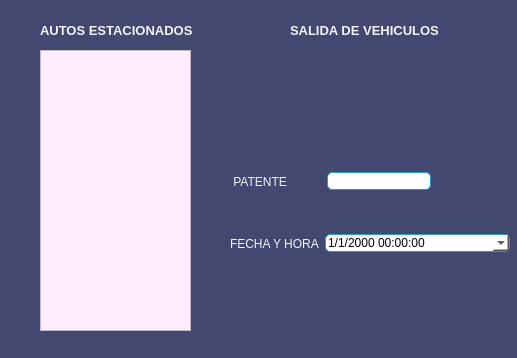
<?xml version="1.0" encoding="UTF-8"?>
<ui version="4.0">
 <class>Formulariosalida</class>
 <widget class="QWidget" name="Formulariosalida">
  <property name="geometry">
   <rect>
    <x>0</x>
    <y>0</y>
    <width>517</width>
    <height>358</height>
   </rect>
  </property>
  <property name="sizePolicy">
   <sizepolicy hsizetype="Preferred" vsizetype="MinimumExpanding">
    <horstretch>0</horstretch>
    <verstretch>0</verstretch>
   </sizepolicy>
  </property>
  <property name="windowTitle">
   <string>SALIDA</string>
  </property>
  <property name="styleSheet">
   <string notr="true">background-color: rgb(67, 72, 113);
border-color: rgb(13, 13, 13);</string>
  </property>
  <widget class="QLabel" name="label">
   <property name="geometry">
    <rect>
     <x>290</x>
     <y>20</y>
     <width>161</width>
     <height>21</height>
    </rect>
   </property>
   <property name="styleSheet">
    <string notr="true">color: rgb(243, 243, 243);</string>
   </property>
   <property name="text">
    <string>&lt;html&gt;&lt;head/&gt;&lt;body&gt;&lt;p&gt;&lt;span style=&quot; font-size:10pt; font-weight:600;&quot;&gt;SALIDA DE VEHICULOS&lt;/span&gt;&lt;/p&gt;&lt;/body&gt;&lt;/html&gt;</string>
   </property>
  </widget>
  <widget class="QWidget" name="layoutWidget">
   <property name="geometry">
    <rect>
     <x>230</x>
     <y>170</y>
     <width>201</width>
     <height>23</height>
    </rect>
   </property>
   <layout class="QHBoxLayout" name="horizontalLayout">
    <item>
     <widget class="QLabel" name="label_3">
      <property name="styleSheet">
       <string notr="true">color: rgb(243, 243, 243);</string>
      </property>
      <property name="text">
       <string> PATENTE          </string>
      </property>
     </widget>
    </item>
    <item>
     <widget class="QLineEdit" name="lePatente2">
      <property name="styleSheet">
       <string notr="true">

QLineEdit
{
background-color: rgb(255, 255, 255);
border: 1px solid rgb(37, 156, 201);
border-radius: 5px;
}</string>
      </property>
      <property name="alignment">
       <set>Qt::AlignCenter</set>
      </property>
     </widget>
    </item>
   </layout>
  </widget>
  <widget class="QWidget" name="layoutWidget">
   <property name="geometry">
    <rect>
     <x>230</x>
     <y>230</y>
     <width>280</width>
     <height>27</height>
    </rect>
   </property>
   <layout class="QHBoxLayout" name="horizontalLayout_2">
    <item>
     <widget class="QLabel" name="lDateTimeSalida">
      <property name="styleSheet">
       <string notr="true">color: rgb(243, 243, 243);</string>
      </property>
      <property name="text">
       <string>FECHA Y HORA</string>
      </property>
     </widget>
    </item>
    <item>
     <widget class="QDateTimeEdit" name="dateTimeEditSalida">
      <property name="sizePolicy">
       <sizepolicy hsizetype="MinimumExpanding" vsizetype="Fixed">
        <horstretch>0</horstretch>
        <verstretch>0</verstretch>
       </sizepolicy>
      </property>
      <property name="styleSheet">
       <string notr="true">
background-color: rgb(255, 255, 255);
border: 1px solid #555;


border: 1px solid rgb(37, 156, 201);
border-radius: 5px;
</string>
      </property>
      <property name="readOnly">
       <bool>true</bool>
      </property>
      <property name="displayFormat">
       <string>d/M/yyyy HH:mm:ss</string>
      </property>
      <property name="calendarPopup">
       <bool>true</bool>
      </property>
     </widget>
    </item>
   </layout>
  </widget>
  <widget class="QWidget" name="layoutWidget">
   <property name="geometry">
    <rect>
     <x>230</x>
     <y>280</y>
     <width>281</width>
     <height>53</height>
    </rect>
   </property>
   <layout class="QHBoxLayout" name="horizontalLayout_3">
    <item>
     <widget class="QPushButton" name="pbConfirmarSalida">
      <property name="sizePolicy">
       <sizepolicy hsizetype="Fixed" vsizetype="Fixed">
        <horstretch>0</horstretch>
        <verstretch>0</verstretch>
       </sizepolicy>
      </property>
      <property name="focusPolicy">
       <enum>Qt::NoFocus</enum>
      </property>
      <property name="styleSheet">
       <string notr="true">background-color: transparent;

border: 0;</string>
      </property>
      <property name="text">
       <string/>
      </property>
      <property name="icon">
       <iconset resource="recursos.qrc">
        <normaloff>:/imagenes/confirmar.png</normaloff>:/imagenes/confirmar.png</iconset>
      </property>
      <property name="iconSize">
       <size>
        <width>87</width>
        <height>45</height>
       </size>
      </property>
      <property name="flat">
       <bool>true</bool>
      </property>
     </widget>
    </item>
    <item>
     <widget class="QPushButton" name="pbVolver2">
      <property name="sizePolicy">
       <sizepolicy hsizetype="Fixed" vsizetype="Fixed">
        <horstretch>0</horstretch>
        <verstretch>0</verstretch>
       </sizepolicy>
      </property>
      <property name="focusPolicy">
       <enum>Qt::NoFocus</enum>
      </property>
      <property name="styleSheet">
       <string notr="true">background-color: transparent;

border: 0;</string>
      </property>
      <property name="text">
       <string/>
      </property>
      <property name="icon">
       <iconset resource="recursos.qrc">
        <normaloff>:/imagenes/regresar.png</normaloff>:/imagenes/regresar.png</iconset>
      </property>
      <property name="iconSize">
       <size>
        <width>87</width>
        <height>45</height>
       </size>
      </property>
      <property name="flat">
       <bool>true</bool>
      </property>
     </widget>
    </item>
   </layout>
  </widget>
  <widget class="QLabel" name="lIcono4">
   <property name="geometry">
    <rect>
     <x>310</x>
     <y>50</y>
     <width>100</width>
     <height>100</height>
    </rect>
   </property>
   <property name="text">
    <string/>
   </property>
   <property name="pixmap">
    <pixmap resource="recursos.qrc">:/imagenes/imagenes/auto12.png</pixmap>
   </property>
   <property name="scaledContents">
    <bool>true</bool>
   </property>
  </widget>
  <widget class="QListWidget" name="listWidget">
   <property name="geometry">
    <rect>
     <x>40</x>
     <y>50</y>
     <width>151</width>
     <height>281</height>
    </rect>
   </property>
   <property name="mouseTracking">
    <bool>false</bool>
   </property>
   <property name="tabletTracking">
    <bool>false</bool>
   </property>
   <property name="styleSheet">
    <string notr="true">QListWidget{

color: rgb(0, 0, 0);

background-color: #FFECFF;
alternate-background-color: #cdd4ff;
selection-background-color: #73717f;



}</string>
   </property>
  </widget>
  <widget class="QLabel" name="label_2">
   <property name="geometry">
    <rect>
     <x>40</x>
     <y>20</y>
     <width>161</width>
     <height>21</height>
    </rect>
   </property>
   <property name="styleSheet">
    <string notr="true">color: rgb(243, 243, 243);</string>
   </property>
   <property name="text">
    <string>&lt;html&gt;&lt;head/&gt;&lt;body&gt;&lt;p&gt;&lt;span style=&quot; font-size:10pt; font-weight:600;&quot;&gt;AUTOS ESTACIONADOS&lt;/span&gt;&lt;/p&gt;&lt;/body&gt;&lt;/html&gt;</string>
   </property>
  </widget>
 </widget>
 <resources>
  <include location="recursos.qrc"/>
 </resources>
 <connections/>
</ui>
